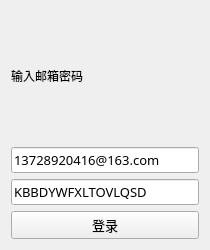
<?xml version="1.0" encoding="UTF-8"?>
<ui version="4.0">
 <class>addAccount</class>
 <widget class="QWidget" name="addAccount">
  <property name="geometry">
   <rect>
    <x>0</x>
    <y>0</y>
    <width>210</width>
    <height>250</height>
   </rect>
  </property>
  <property name="sizePolicy">
   <sizepolicy hsizetype="Fixed" vsizetype="Fixed">
    <horstretch>0</horstretch>
    <verstretch>0</verstretch>
   </sizepolicy>
  </property>
  <property name="windowTitle">
   <string>Form</string>
  </property>
  <layout class="QVBoxLayout" name="verticalLayout" stretch="5,1,1,1">
   <item>
    <widget class="QLabel" name="label">
     <property name="text">
      <string>输入邮箱密码</string>
     </property>
    </widget>
   </item>
   <item>
    <widget class="QLineEdit" name="user">
     <property name="font">
      <font>
       <family>黑体</family>
       <pointsize>10</pointsize>
      </font>
     </property>
     <property name="text">
      <string>13728920416@163.com</string>
     </property>
    </widget>
   </item>
   <item>
    <widget class="QLineEdit" name="password">
     <property name="font">
      <font>
       <family>黑体</family>
       <pointsize>10</pointsize>
      </font>
     </property>
     <property name="text">
      <string>KBBDYWFXLTOVLQSD</string>
     </property>
    </widget>
   </item>
   <item>
    <widget class="QPushButton" name="pushButton">
     <property name="font">
      <font>
       <family>黑体</family>
       <pointsize>10</pointsize>
      </font>
     </property>
     <property name="text">
      <string>登录</string>
     </property>
    </widget>
   </item>
  </layout>
 </widget>
 <resources/>
 <connections/>
</ui>
